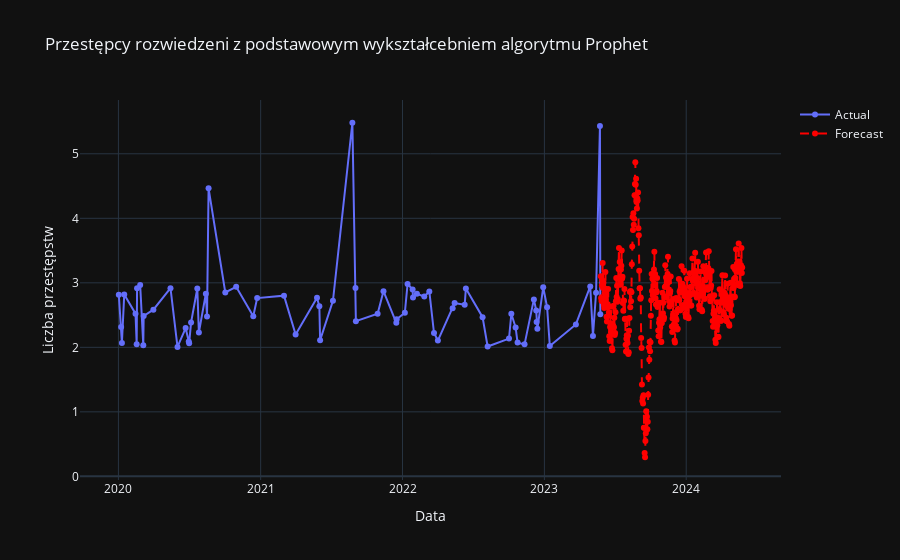

Notebook code cell kept with this figure:
### Code cell
import pandas as pd
import numpy as np
import matplotlib.pyplot as plt
from prophet import Prophet
import plotly.graph_objects as go



df['Date'] = pd.to_datetime(df[['Year', 'Month', 'Day']])

# Grupowanie i agregacja danych
df_grouped = df.groupby('Date')['count'].sum().reset_index()

# Przygotowanie danych do modelu Prophet
df_grouped.rename(columns={'Date': 'ds', 'count': 'y'}, inplace=True)

# Dopasowanie modelu Prophet
model = Prophet()
model.fit(df_grouped)

# Prognoza na następny rok
future_dates = model.make_future_dataframe(periods=365)
forecast = model.predict(future_dates)

# Wykres szeregu czasowego z prognozą
fig = go.Figure()

# Dodanie rzeczywistych danych
fig.add_trace(go.Scatter(x=df_grouped['ds'], y=df_grouped['y'], mode='lines+markers', name='Actual'))

# Dodanie prognoz
forecast_future = forecast[forecast['ds'] > df_grouped['ds'].max()]
fig.add_trace(go.Scatter(x=forecast_future['ds'], y=forecast_future['yhat'], mode='lines+markers', name='Forecast', line=dict(color='red', dash='dash')))

# Aktualizacja układu wykresu
fig.update_layout(title='Przestępcy rozwiedzeni z podstawowym wykształcebniem algorytmu Prophet', xaxis_title='Data',
                   yaxis_title='Liczba przestępstw',template="plotly_dark",)

# Wyświetlenie wykresu
fig.show()

# Zapisywanie wykresu do pliku HTML
fig.write_html("forecast_plot3_3.html")

### Figure 1 — Plotly figure (JSON) as saved in the notebook; plotly's stock layout.template omitted (floating-point values rounded to 4 significant figures; data arrays with more than 128 entries replaced by an {"elided": "..."} marker saying what was removed)
{"data": [{"mode": "lines+markers", "name": "Actual", "type": "scatter", "x": ["2020-01-02T00:00:00", "2020-01-08T00:00:00", "2020-01-10T00:00:00", "2020-01-16T00:00:00", "2020-02-14T00:00:00", "2020-02-17T00:00:00", "2020-02-18T00:00:00", "2020-02-26T00:00:00", "2020-03-05T00:00:00", "2020-03-06T00:00:00", "2020-03-31T00:00:00", "2020-05-14T00:00:00", "2020-06-01T00:00:00", "2020-06-22T00:00:00", "2020-06-30T00:00:00", "2020-07-01T00:00:00", "2020-07-06T00:00:00", "2020-07-22T00:00:00", "2020-07-26T00:00:00", "2020-08-13T00:00:00", "2020-08-16T00:00:00", "2020-08-20T00:00:00", "2020-10-02T00:00:00", "2020-10-30T00:00:00", "2020-12-13T00:00:00", "2020-12-23T00:00:00", "2021-03-02T00:00:00", "2021-04-01T00:00:00", "2021-05-26T00:00:00", "2021-06-01T00:00:00", "2021-06-03T00:00:00", "2021-07-06T00:00:00", "2021-08-25T00:00:00", "2021-09-02T00:00:00", "2021-09-03T00:00:00", "2021-10-29T00:00:00", "2021-11-13T00:00:00", "2021-12-16T00:00:00", "2021-12-17T00:00:00", "2022-01-07T00:00:00", "2022-01-14T00:00:00", "2022-01-27T00:00:00", "2022-01-28T00:00:00", "2022-02-07T00:00:00", "2022-02-26T00:00:00", "2022-03-11T00:00:00", "2022-03-23T00:00:00", "2022-04-02T00:00:00", "2022-05-10T00:00:00", "2022-05-15T00:00:00", "2022-06-10T00:00:00", "2022-06-13T00:00:00", "2022-07-26T00:00:00", "2022-08-08T00:00:00", "2022-10-02T00:00:00", "2022-10-08T00:00:00", "2022-10-19T00:00:00", "2022-10-24T00:00:00", "2022-11-11T00:00:00", "2022-12-05T00:00:00", "2022-12-11T00:00:00", "2022-12-12T00:00:00", "2022-12-14T00:00:00", "2022-12-29T00:00:00", "2023-01-08T00:00:00", "2023-01-15T00:00:00", "2023-03-23T00:00:00", "2023-04-29T00:00:00", "2023-05-06T00:00:00", "2023-05-14T00:00:00", "2023-05-24T00:00:00", "2023-05-25T00:00:00"], "y": [2.817, 2.316, 2.067, 2.821, 2.522, 2.047, 2.917, 2.966, 2.031, 2.485, 2.584, 2.918, 2.007, 2.299, 2.089, 2.065, 2.387, 2.911, 2.229, 2.832, 2.476, 4.465, 2.852, 2.938, 2.481, 2.763, 2.801, 2.198, 2.769, 2.636, 2.112, 2.721, 5.481, 2.919, 2.405, 2.52, 2.871, 2.379, 2.436, 2.535, 2.982, 2.897, 2.772, 2.831, 2.787, 2.866, 2.221, 2.105, 2.607, 2.686, 2.66, 2.914, 2.467, 2.012, 2.135, 2.52, 2.308, 2.073, 2.046, 2.743, 2.572, 2.393, 2.287, 2.931, 2.622, 2.021, 2.355, 2.944, 2.177, 2.845, 5.43, 2.515]}, {"line": {"color": "red", "dash": "dash"}, "mode": "lines+markers", "name": "Forecast", "type": "scatter", "x": {"elided": "365 str values"}, "y": {"elided": "365 float values"}}], "layout": {"title": {"text": "Przestępcy rozwiedzeni z podstawowym wykształcebniem algorytmu Prophet"}, "xaxis": {"title": {"text": "Data"}}, "yaxis": {"title": {"text": "Liczba przestępstw"}}}}
